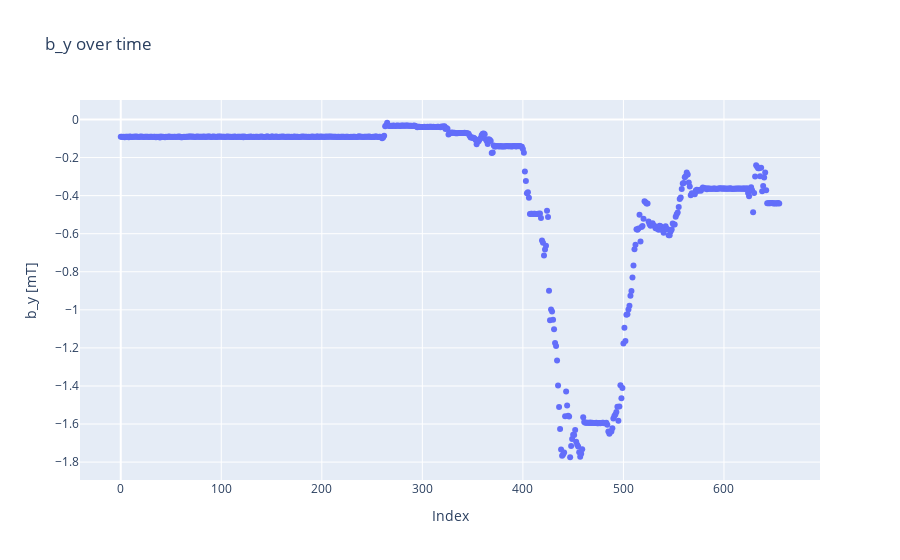

The cell this chart's notebook holds for it:
### Code cell
measuredby = go.Scatter(x=index, y=by7, mode='markers')
layoutby = go.Layout(title='b_y over time')
figby = go.Figure(data=[measuredby], layout=layoutby)
figby.update_yaxes(scaleanchor='y')
figby.update_layout(
    xaxis_title="Index",
    yaxis_title="b_y [mT]"
)
figby.show()

### Figure 1 — Plotly figure (JSON) as saved in the notebook; plotly's stock layout.template omitted (floating-point values rounded to 4 significant figures; data arrays with more than 128 entries replaced by an {"elided": "..."} marker saying what was removed)
{"data": [{"mode": "markers", "type": "scatter", "x": {"elided": "656 int values"}, "y": {"elided": "656 float values"}}], "layout": {"title": {"text": "b_y over time"}, "xaxis": {"title": {"text": "Index"}}, "yaxis": {"scaleanchor": "y", "title": {"text": "b_y [mT]"}}}}
